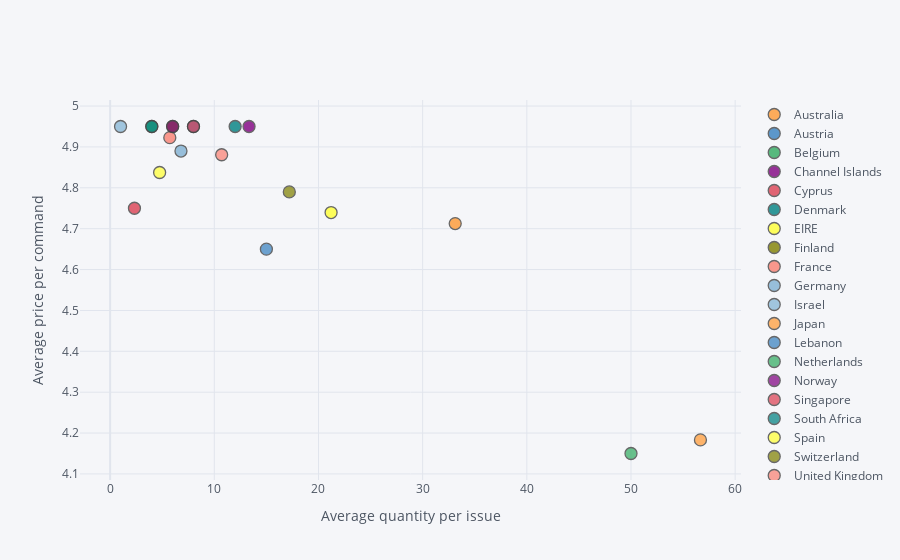

Write notebook code for a chart like this one.
### Code cell
df1.iplot(kind='scatter', 
          x='Quantity',
          y='UnitPrice', 
          mode='markers', 
          categories='Country', 
          xTitle='Average quantity per issue', 
          yTitle='Average price per command', 
          )

### Figure 1 — Plotly figure (JSON) as saved in the notebook; plotly's stock layout.template omitted (floating-point values rounded to 4 significant figures)
{"data": [{"marker": {"color": "rgba(255, 153, 51, 1.0)", "line": {"width": 1.3}, "opacity": 0.8, "size": 12, "symbol": "circle"}, "mode": "markers", "name": "Australia", "textfont": {"color": "#4D5663"}, "type": "scatter", "x": [33.12], "y": [4.713]}, {"marker": {"color": "rgba(55, 128, 191, 1.0)", "line": {"width": 1.3}, "opacity": 0.8, "size": 12, "symbol": "circle"}, "mode": "markers", "name": "Austria", "textfont": {"color": "#4D5663"}, "type": "scatter", "x": [8], "y": [4.95]}, {"marker": {"color": "rgba(50, 171, 96, 1.0)", "line": {"width": 1.3}, "opacity": 0.8, "size": 12, "symbol": "circle"}, "mode": "markers", "name": "Belgium", "textfont": {"color": "#4D5663"}, "type": "scatter", "x": [4], "y": [4.95]}, {"marker": {"color": "rgba(128, 0, 128, 1.0)", "line": {"width": 1.3}, "opacity": 0.8, "size": 12, "symbol": "circle"}, "mode": "markers", "name": "Channel Islands", "textfont": {"color": "#4D5663"}, "type": "scatter", "x": [13.33], "y": [4.95]}, {"marker": {"color": "rgba(219, 64, 82, 1.0)", "line": {"width": 1.3}, "opacity": 0.8, "size": 12, "symbol": "circle"}, "mode": "markers", "name": "Cyprus", "textfont": {"color": "#4D5663"}, "type": "scatter", "x": [2.333], "y": [4.75]}, {"marker": {"color": "rgba(0, 128, 128, 1.0)", "line": {"width": 1.3}, "opacity": 0.8, "size": 12, "symbol": "circle"}, "mode": "markers", "name": "Denmark", "textfont": {"color": "#4D5663"}, "type": "scatter", "x": [12], "y": [4.95]}, {"marker": {"color": "rgba(255, 255, 51, 1.0)", "line": {"width": 1.3}, "opacity": 0.8, "size": 12, "symbol": "circle"}, "mode": "markers", "name": "EIRE", "textfont": {"color": "#4D5663"}, "type": "scatter", "x": [21.21], "y": [4.739]}, {"marker": {"color": "rgba(128, 128, 0, 1.0)", "line": {"width": 1.3}, "opacity": 0.8, "size": 12, "symbol": "circle"}, "mode": "markers", "name": "Finland", "textfont": {"color": "#4D5663"}, "type": "scatter", "x": [6], "y": [4.95]}, {"marker": {"color": "rgba(251, 128, 114, 1.0)", "line": {"width": 1.3}, "opacity": 0.8, "size": 12, "symbol": "circle"}, "mode": "markers", "name": "France", "textfont": {"color": "#4D5663"}, "type": "scatter", "x": [5.727], "y": [4.923]}, {"marker": {"color": "rgba(128, 177, 211, 1.0)", "line": {"width": 1.3}, "opacity": 0.8, "size": 12, "symbol": "circle"}, "mode": "markers", "name": "Germany", "textfont": {"color": "#4D5663"}, "type": "scatter", "x": [6.8], "y": [4.89]}, {"marker": {"color": "rgba(128, 177, 211, 0.8999999999999999)", "line": {"width": 1.3}, "opacity": 0.8, "size": 12, "symbol": "circle"}, "mode": "markers", "name": "Israel", "textfont": {"color": "#4D5663"}, "type": "scatter", "x": [1], "y": [4.95]}, {"marker": {"color": "rgba(255, 153, 51, 0.8999999999999999)", "line": {"width": 1.3}, "opacity": 0.8, "size": 12, "symbol": "circle"}, "mode": "markers", "name": "Japan", "textfont": {"color": "#4D5663"}, "type": "scatter", "x": [56.67], "y": [4.183]}, {"marker": {"color": "rgba(55, 128, 191, 0.8999999999999999)", "line": {"width": 1.3}, "opacity": 0.8, "size": 12, "symbol": "circle"}, "mode": "markers", "name": "Lebanon", "textfont": {"color": "#4D5663"}, "type": "scatter", "x": [15], "y": [4.65]}, {"marker": {"color": "rgba(50, 171, 96, 0.8999999999999999)", "line": {"width": 1.3}, "opacity": 0.8, "size": 12, "symbol": "circle"}, "mode": "markers", "name": "Netherlands", "textfont": {"color": "#4D5663"}, "type": "scatter", "x": [50], "y": [4.15]}, {"marker": {"color": "rgba(128, 0, 128, 0.8999999999999999)", "line": {"width": 1.3}, "opacity": 0.8, "size": 12, "symbol": "circle"}, "mode": "markers", "name": "Norway", "textfont": {"color": "#4D5663"}, "type": "scatter", "x": [6], "y": [4.95]}, {"marker": {"color": "rgba(219, 64, 82, 0.8999999999999999)", "line": {"width": 1.3}, "opacity": 0.8, "size": 12, "symbol": "circle"}, "mode": "markers", "name": "Singapore", "textfont": {"color": "#4D5663"}, "type": "scatter", "x": [8], "y": [4.95]}, {"marker": {"color": "rgba(0, 128, 128, 0.8999999999999999)", "line": {"width": 1.3}, "opacity": 0.8, "size": 12, "symbol": "circle"}, "mode": "markers", "name": "South Africa", "textfont": {"color": "#4D5663"}, "type": "scatter", "x": [4], "y": [4.95]}, {"marker": {"color": "rgba(255, 255, 51, 0.8999999999999999)", "line": {"width": 1.3}, "opacity": 0.8, "size": 12, "symbol": "circle"}, "mode": "markers", "name": "Spain", "textfont": {"color": "#4D5663"}, "type": "scatter", "x": [4.75], "y": [4.838]}, {"marker": {"color": "rgba(128, 128, 0, 0.8999999999999999)", "line": {"width": 1.3}, "opacity": 0.8, "size": 12, "symbol": "circle"}, "mode": "markers", "name": "Switzerland", "textfont": {"color": "#4D5663"}, "type": "scatter", "x": [17.2], "y": [4.79]}, {"marker": {"color": "rgba(251, 128, 114, 0.8999999999999999)", "line": {"width": 1.3}, "opacity": 0.8, "size": 12, "symbol": "circle"}, "mode": "markers", "name": "United Kingdom", "textfont": {"color": "#4D5663"}, "type": "scatter", "x": [10.71], "y": [4.881]}], "layout": {"legend": {"bgcolor": "#F5F6F9", "font": {"color": "#4D5663"}}, "paper_bgcolor": "#F5F6F9", "plot_bgcolor": "#F5F6F9", "title": {"font": {"color": "#4D5663"}}, "xaxis": {"gridcolor": "#E1E5ED", "showgrid": true, "tickfont": {"color": "#4D5663"}, "title": {"font": {"color": "#4D5663"}, "text": "Average quantity per issue"}, "zerolinecolor": "#E1E5ED"}, "yaxis": {"gridcolor": "#E1E5ED", "showgrid": true, "tickfont": {"color": "#4D5663"}, "title": {"font": {"color": "#4D5663"}, "text": "Average price per command"}, "zerolinecolor": "#E1E5ED"}}}
